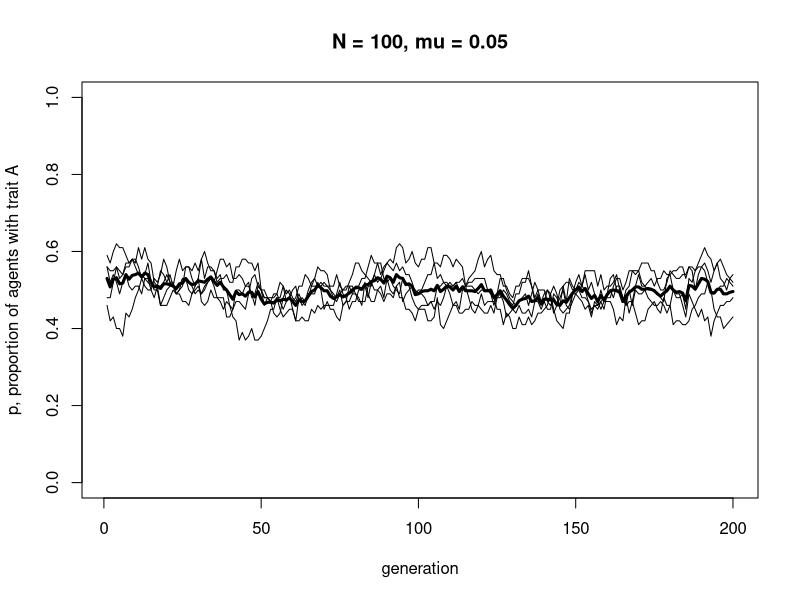
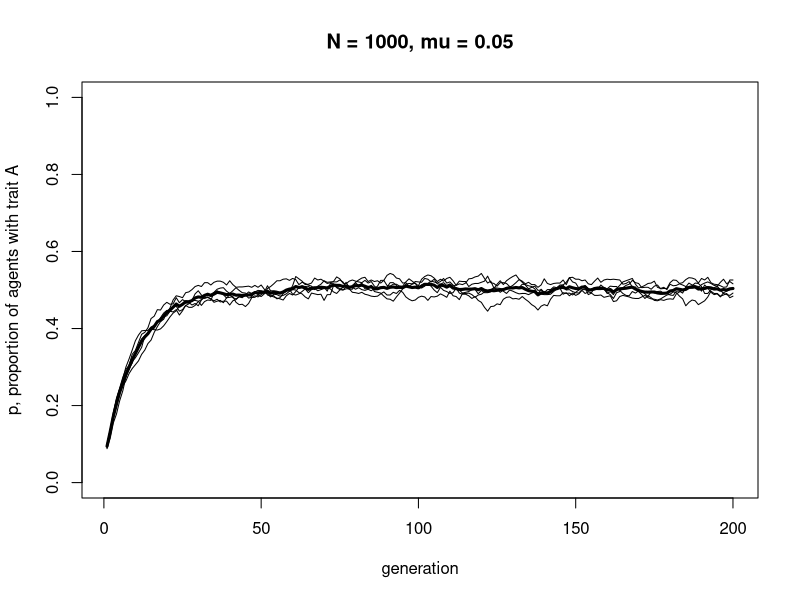
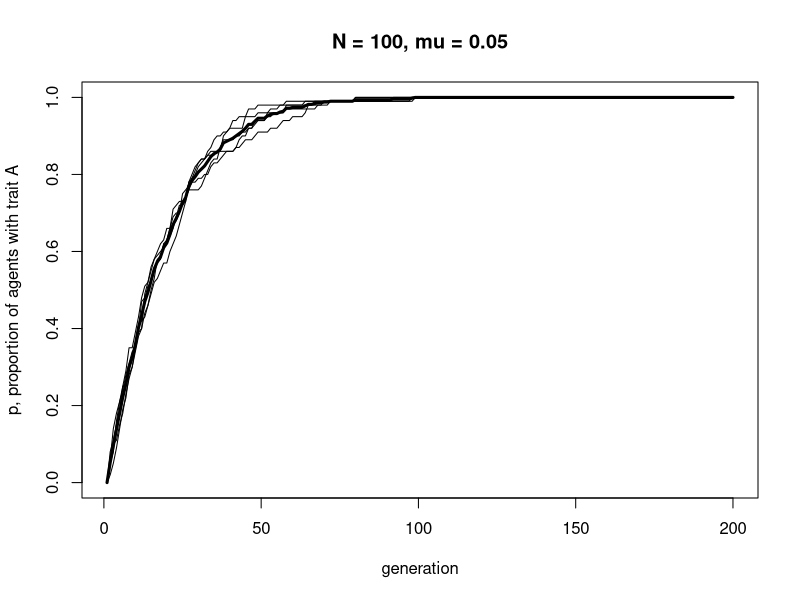
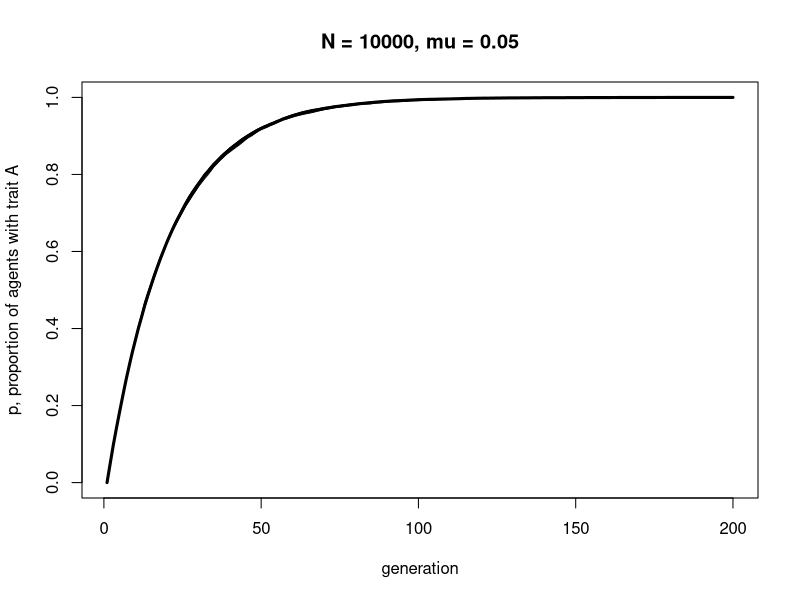
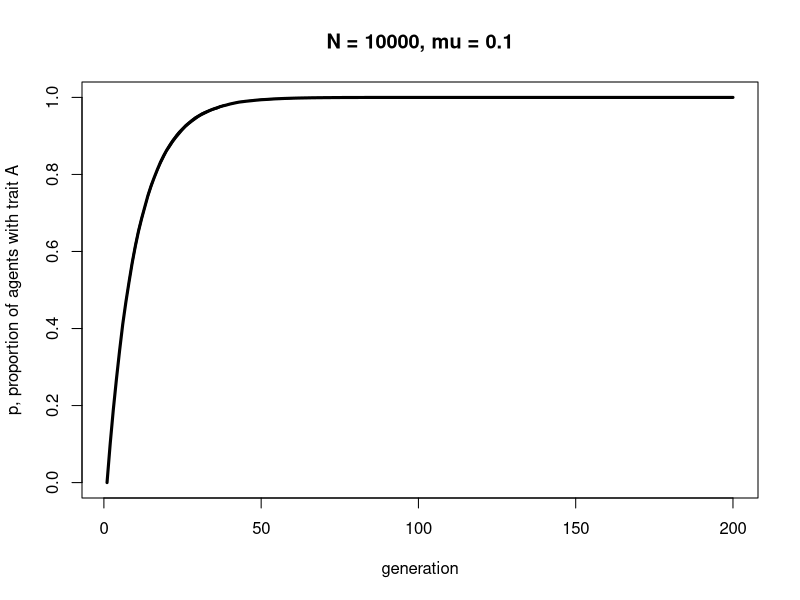
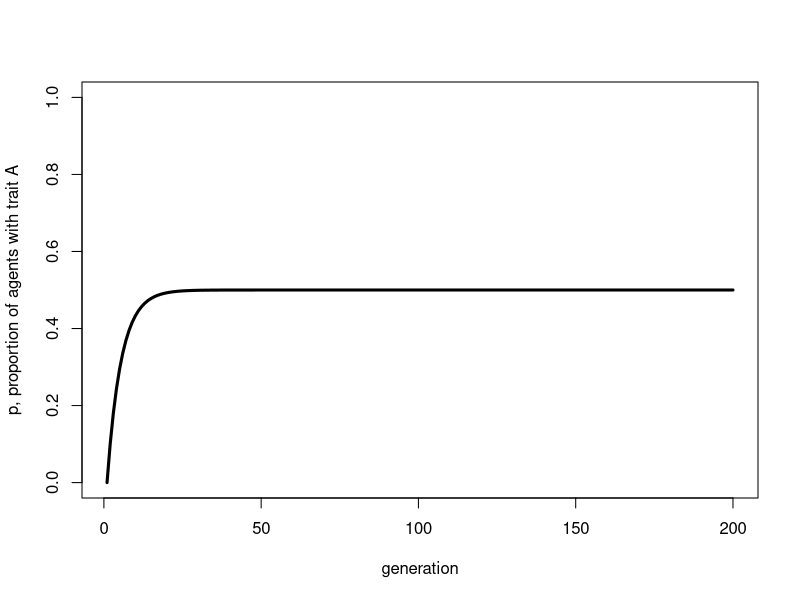
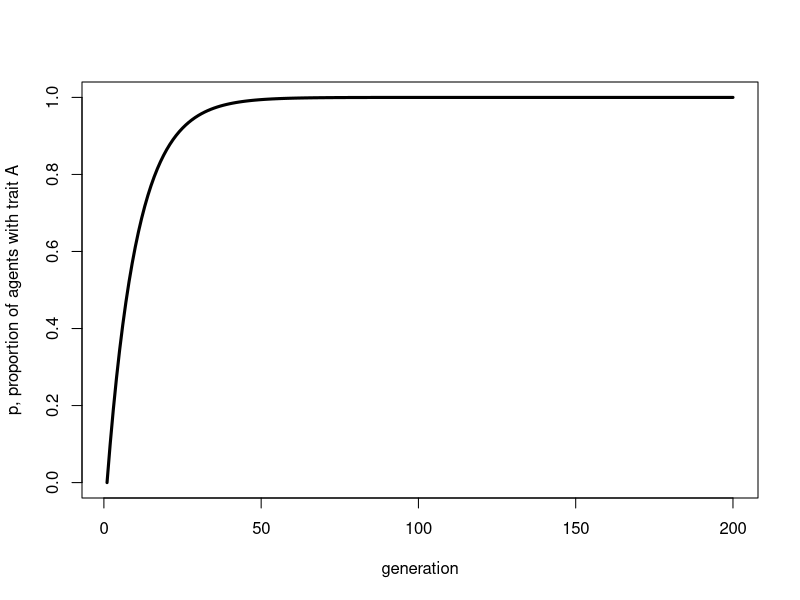

Reproduce these figures in R, in order.
## ---- chunk 1

UnbiasedMutation <- function (N, mu, p_0, t_max, r_max) {
  
  # create a matrix with t_max rows and r_max columns, fill with NAs, convert to dataframe
  output <- as.data.frame(matrix(NA, t_max, r_max))  
  
  # purely cosmetic: rename the columns with run1, run2 etc.
  names(output) <- paste("run", 1:r_max, sep="")  
  
  for (r in 1:r_max) {
    
    # create first generation
    agent <- data.frame(trait = sample(c("A","B"), N, replace = TRUE, 
                        prob = c(p_0,1-p_0)))  
    
    # add first generation's p to first row of column r
    output[1,r] <- sum(agent$trait == "A") / N  
  
    for (t in 2:t_max) {
  
      # copy agent to previous_agent dataframe
      previous_agent <- agent  
      
      # get N random numbers each between 0 and 1
      mutate <- runif(N)  
      
      # if agent was A, with probability mu, flip to B
      agent$trait[previous_agent$trait == "A" & mutate < mu] <- "B"  
      
      # if agent was B, with probability mu, flip to A
      agent$trait[previous_agent$trait == "B" & mutate < mu] <- "A"  
      
      # get p and put it into output slot for this generation t and run r
      output[t,r] <- sum(agent$trait == "A") / N  
  
    }
    
  }
  
  # first plot a thick line for the mean p
  plot(rowMeans(output), 
       type = 'l', 
       ylab = "p, proportion of agents with trait A", 
       xlab = "generation", 
       ylim = c(0,1), 
       lwd = 3, 
       main = paste("N = ", N, ", mu = ", mu, sep = ""))
 
  for (r in 1:r_max) {  
    
    # add lines for each run, up to r_max
    lines(output[,r], type = 'l')  
    
  }
  
  output  # export data from function
}

## ---- chunk 2

N <- 100
mu <- 1  # maximum mutation rate of 1

# get N random numbers each between 0 and 1
mutate <- runif(N)

# always mutate
mutate < mu

## ---- chunk 3

N <- 100
mu <- 0  # minimum mutation rate of 0

# get N random numbers each between 0 and 1
mutate <- runif(N)

# never mutate
mutate < mu

## ---- chunk 4

N <- 100
mu <- 0.1  # mutation rate of 10%

# get N random numbers each between 0 and 1
mutate <- runif(N)

# 10% of agents mutate
mutate < mu
sum(mutate < mu) / N

## ---- chunk 5

data_model2a <- UnbiasedMutation(N = 100, mu = 0.05, p_0 = 0.5, t_max = 200, r_max = 5)

## ---- chunk 6

data_model2a <- UnbiasedMutation(N = 1000, mu = 0.05, p_0 = 0.1, t_max = 200, r_max = 5)

## ---- chunk 7

BiasedMutation <- function (N, mu_b, p_0, t_max, r_max) {
  
  # create a matrix with t_max rows and r_max columns, fill with NAs, convert to dataframe
  output <- as.data.frame(matrix(NA, t_max, r_max))  
  
  # purely cosmetic: rename the columns with run1, run2 etc.
  names(output) <- paste("run", 1:r_max, sep="")  
  
  for (r in 1:r_max) {
    
    # create first generation
    agent <- data.frame(trait = sample(c("A","B"), N, replace = TRUE, 
                        prob = c(p_0,1-p_0)))  
    
    # add first generation's p to first row of column r
    output[1,r] <- sum(agent$trait == "A") / N  
  
    for (t in 2:t_max) {
  
      # copy agent to previous_agent dataframe
      previous_agent <- agent  
      
      # get N random numbers each between 0 and 1
      mutate <- runif(N)  
      
      # if agent was B, with prob mu_b, flip to A
      agent$trait[previous_agent$trait == "B" & mutate < mu_b] <- "A"  
      
      # get p and put it into output slot for this generation t and run r
      output[t,r] <- sum(agent$trait == "A") / N  
  
    }
    
  }
  
  # first plot a thick line for the mean p
  plot(rowMeans(output), 
       type = 'l', 
       ylab = "p, proportion of agents with trait A", 
       xlab = "generation", 
       ylim = c(0,1), 
       lwd = 3, 
       main = paste("N = ", N, ", mu = ", mu_b, sep = ""))
 
  for (r in 1:r_max) {  
    
    # add lines for each run, up to r_max
    lines(output[,r], type = 'l')  
    
  }
  
  output  # export data from function
}

## ---- chunk 8

data_model2b <- BiasedMutation(N = 100, mu_b = 0.05, p_0 = 0, t_max = 200, r_max = 5)

## ---- chunk 9

data_model2b <- BiasedMutation(N = 10000, mu_b = 0.05, p_0 = 0, t_max = 200, r_max = 5)

## ---- chunk 10

data_model2b <- BiasedMutation(N = 10000, mu_b = 0.1, p_0 = 0, t_max = 200, r_max = 5)

## ---- chunk 11

p_0 <- 0
t_max <- 200
mu <- 0.1

p <- rep(NA, t_max)
p[1] <- p_0

for (i in 2:t_max) {
  p[i] <- p[i-1]*(1 - mu) + (1-p[i-1])*mu
}

plot(p, 
     type = 'l', 
     ylab = "p, proportion of agents with trait A", 
     xlab = "generation", 
     ylim = c(0,1), 
     lwd = 3)

## ---- chunk 12

p_0 <- 0
t_max <- 200
mu_b <- 0.1

p <- rep(NA, t_max)
p[1] <- p_0

for (i in 2:t_max) {
  p[i] <- p[i-1] + (1 - p[i-1])*mu_b
}

plot(p, 
     type = 'l', 
     ylab = "p, proportion of agents with trait A", 
     xlab = "generation", 
     ylim = c(0,1), 
     lwd = 3)

